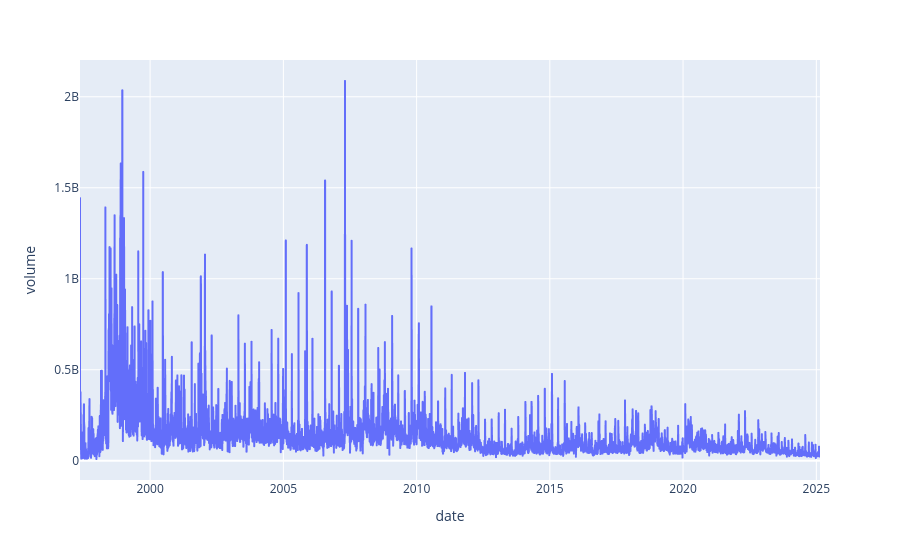

Notebook source saved alongside this figure:
### Code cell
px.line(df, x= df.index, y = 'volume')

### Figure 1 — Plotly figure (JSON) as saved in the notebook; plotly's stock layout.template omitted (floating-point values rounded to 4 significant figures; data arrays with more than 128 entries replaced by an {"elided": "..."} marker saying what was removed)
{"data": [{"hovertemplate": "date=%{x}<br>volume=%{y}<extra></extra>", "legendgroup": "", "line": {"color": "#636efa", "dash": "solid"}, "marker": {"symbol": "circle"}, "mode": "lines", "name": "", "showlegend": false, "type": "scattergl", "x": {"elided": "6986 str values"}, "xaxis": "x", "y": {"elided": "6986 int values"}, "yaxis": "y"}], "layout": {"legend": {"tracegroupgap": 0}, "margin": {"t": 60}, "xaxis": {"anchor": "y", "domain": [0, 1], "title": {"text": "date"}}, "yaxis": {"anchor": "x", "domain": [0, 1], "title": {"text": "volume"}}}}
